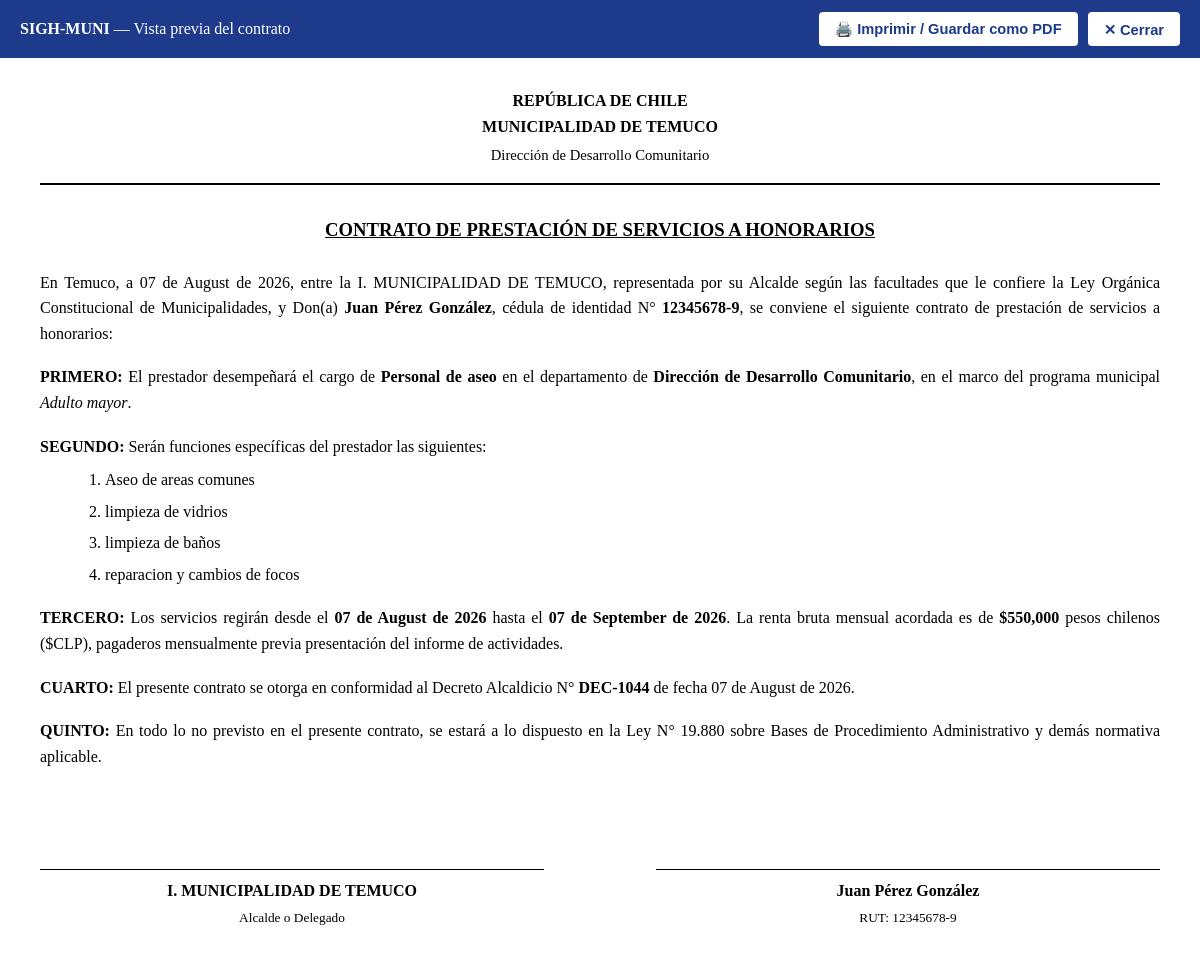
The app's page /contracts/2/preview (signed in), older data.
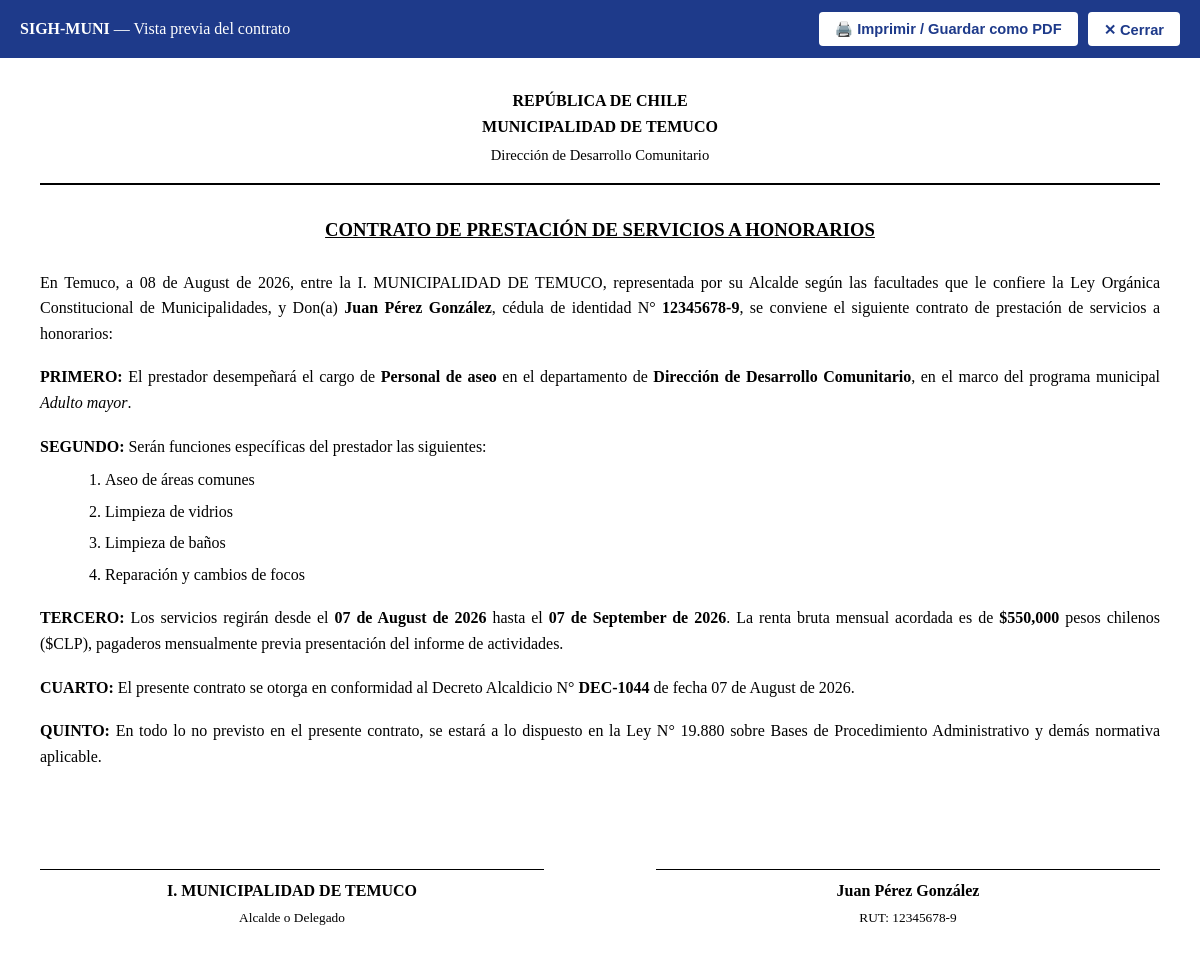
The same page, newer data.
### app/models/contract.py (models this page shows, shortened)
class Contract(db.Model):
    __tablename__ = 'contracts'
    id = db.Column(db.Integer, primary_key=True)
    provider_id = db.Column(db.Integer, db.ForeignKey('service_providers.id'), nullable=False)
    department_id = db.Column(db.Integer, db.ForeignKey('departments.id'), nullable=False)
    creation_type = db.Column(db.String(50), default='CREADO')
    contract_number = db.Column(db.String(50), unique=True, nullable=False)
    decline_number = db.Column(db.String(50), nullable=True)
    decline_date = db.Column(db.Date, nullable=True)
    position_title = db.Column(db.String(150), nullable=False)
    program_name = db.Column(db.String(150), nullable=True)
    monthly_amount_gross = db.Column(db.Float, nullable=False)
    total_contract_amount = db.Column(db.Float, nullable=False)
    start_date = db.Column(db.Date, nullable=False)
    end_date = db.Column(db.Date, nullable=False)
    pdf_file_path = db.Column(db.String(255), nullable=True)
    ocr_processed = db.Column(db.Integer, default=0)
    status = db.Column(db.String(30), default='BORRADOR')
    created_at = db.Column(db.DateTime, default=datetime.utcnow)
    provider = db.relationship('ServiceProvider', back_populates='contracts', lazy=True)
    department = db.relationship('Department', backref=db.backref('department_contracts', lazy=True))
    functions = db.relationship('ContractFunction', backref='contract', cascade='all, delete-orphan', lazy=True,
                                order_by='ContractFunction.function_order')
    payments = db.relationship('MonthlyPayment', back_populates='contract', lazy=True, cascade='all, delete-orphan')

class ContractFunction(db.Model):
    __tablename__ = 'contract_functions'
    id = db.Column(db.Integer, primary_key=True)
    contract_id = db.Column(db.Integer, db.ForeignKey('contracts.id'), nullable=False)
    function_order = db.Column(db.Integer, nullable=False)
    function_description = db.Column(db.Text, nullable=False)
    is_mandatory_for_payment = db.Column(db.Integer, default=1)
    created_at = db.Column(db.DateTime, default=datetime.utcnow)

### app/routes/contract_builder.py (the view)
@contract_builder_bp.route('/<int:contract_id>/preview')
@login_required
def preview(contract_id):
    contract = Contract.query.get_or_404(contract_id)
    return generate_contract_html(contract)

### app/__init__.py (called while the page is built)
def create_app(config_class=Config):
    app = Flask(__name__)
    app.config.from_object(config_class)
    os.makedirs(app.config['UPLOAD_FOLDER'], exist_ok=True)
    db.init_app(app)
    migrate.init_app(app, db)
    if 'sqlite' in app.config['SQLALCHEMY_DATABASE_URI']:
        from sqlalchemy import event
        from sqlalchemy.engine import Engine
        @event.listens_for(Engine, "connect")
        def set_sqlite_pragma(dbapi_connection, connection_record):
            cursor = dbapi_connection.cursor()
            cursor.execute("PRAGMA foreign_keys=ON;")
            cursor.close()
    from app.auth.routes import auth_bp
    app.register_blueprint(auth_bp, url_prefix='/auth')
    from app.routes import register_routes
    register_routes(app)
    return app

### app/auth/utils.py (called while the page is built)
def login_required(f):
    @wraps(f)
    def decorated_function(*args, **kwargs):
        if 'user_id' not in session:
            flash('Debes iniciar sesión para acceder a esta sección.', 'warning')
            return redirect(url_for('auth.login', next=request.url))
        return f(*args, **kwargs)
    return decorated_function

### app/templates/contracts/pdf_template.html (shortened to what this page needs)
<!DOCTYPE html>
<html lang="es">
<head>
</head>
<body>
    <div class="print-bar">
        <div>
            <strong>SIGH-MUNI</strong> — Vista previa del contrato
        </div>
        <div style="display: flex; gap: 10px;">
            <button onclick="window.print()">🖨️ Imprimir / Guardar como PDF</button>
            <button onclick="window.close()">✕ Cerrar</button>
        </div>
    </div>
    <div class="header">
        República de Chile<br>
        Municipalidad de Temuco<br>
        <span style="font-size: 11pt; font-weight: normal; text-transform: none; margin-top: 5px; display: block;">
            {{ contract.department.name }}
        </span>
    </div>
    <div class="title">CONTRATO DE PRESTACIÓN DE SERVICIOS A HONORARIOS</div>
    <div class="section">
        En Temuco, a {{ contract.created_at.strftime('%d de %B de %Y') }}, entre la I. MUNICIPALIDAD DE TEMUCO, representada por su Alcalde según las facultades que le confiere la Ley Orgánica Constitucional de Municipalidades, y Don(a) <strong>{{ contract.provider.full_name }}</strong>, cédula de identidad N° <strong>{{ contract.provider.rut }}</strong>, se conviene el siguiente contrato de prestación de servicios a honorarios:
    </div>
    <div class="section">
        <strong>PRIMERO:</strong> El prestador desempeñará el cargo de <strong>{{ contract.position_title }}</strong> en el departamento de <strong>{{ contract.department.name }}</strong>, en el marco del programa municipal <em>{{ contract.program_name or 'Gestión Municipal' }}</em>.
    </div>
    <div class="section">
        <strong>SEGUNDO:</strong> Serán funciones específicas del prestador las siguientes:
        <ol class="functions-list">
            {% for f in contract.functions %}
            <li>{{ f.function_description }}</li>
            {% endfor %}
        </ol>
    </div>
    <div class="section">
        <strong>TERCERO:</strong> Los servicios regirán desde el <strong>{{ contract.start_date.strftime('%d de %B de %Y') }}</strong> hasta el <strong>{{ contract.end_date.strftime('%d de %B de %Y') }}</strong>. La renta bruta mensual acordada es de <strong>${{ "{:,.0f}".format(contract.monthly_amount_gross) }}</strong> pesos chilenos ($CLP), pagaderos mensualmente previa presentación del informe de actividades.
    </div>
    {% if contract.decline_number %}
    <div class="section">
        <strong>CUARTO:</strong> El presente contrato se otorga en conformidad al Decreto Alcaldicio N° <strong>{{ contract.decline_number }}</strong>{% if contract.decline_date %} de fecha {{ contract.decline_date.strftime('%d de %B de %Y') }}{% endif %}.
    </div>
    {% endif %}
    <div class="section">
        <strong>{% if contract.decline_number %}QUINTO{% else %}CUARTO{% endif %}:</strong> En todo lo no previsto en el presente contrato, se estará a lo dispuesto en la Ley N° 19.880 sobre Bases de Procedimiento Administrativo y demás normativa aplicable.
    </div>
    <div class="signatures">
        <div class="signature-box">
            <strong>I. MUNICIPALIDAD DE TEMUCO</strong><br>
            <span style="font-size: 10pt;">Alcalde o Delegado</span>
        </div>
        <div class="signature-box">
            <strong>{{ contract.provider.full_name }}</strong><br>
            <span style="font-size: 10pt;">RUT: {{ contract.provider.rut }}</span>
        </div>
    </div>
</body>
</html>

Row changes from the older to the newer data that the page shows:
no longer on this page (row edited): ContractFunction: function_description "Aseo de areas comunes"
removed ContractFunction: function_description "limpieza de vidrios"
removed ContractFunction: function_description "reparacion y cambios de focos"
changed Contract "Personal de aseo": created_at "07 de August de 2026" → "08 de August de 2026"
added ContractFunction: function_description "Aseo de áreas comunes"
changed ContractFunction: function_description "limpieza de baños" → "Limpieza de vidrios"
added ContractFunction: function_description "Limpieza de baños"
added ContractFunction: function_description "Reparación y cambios de focos"
